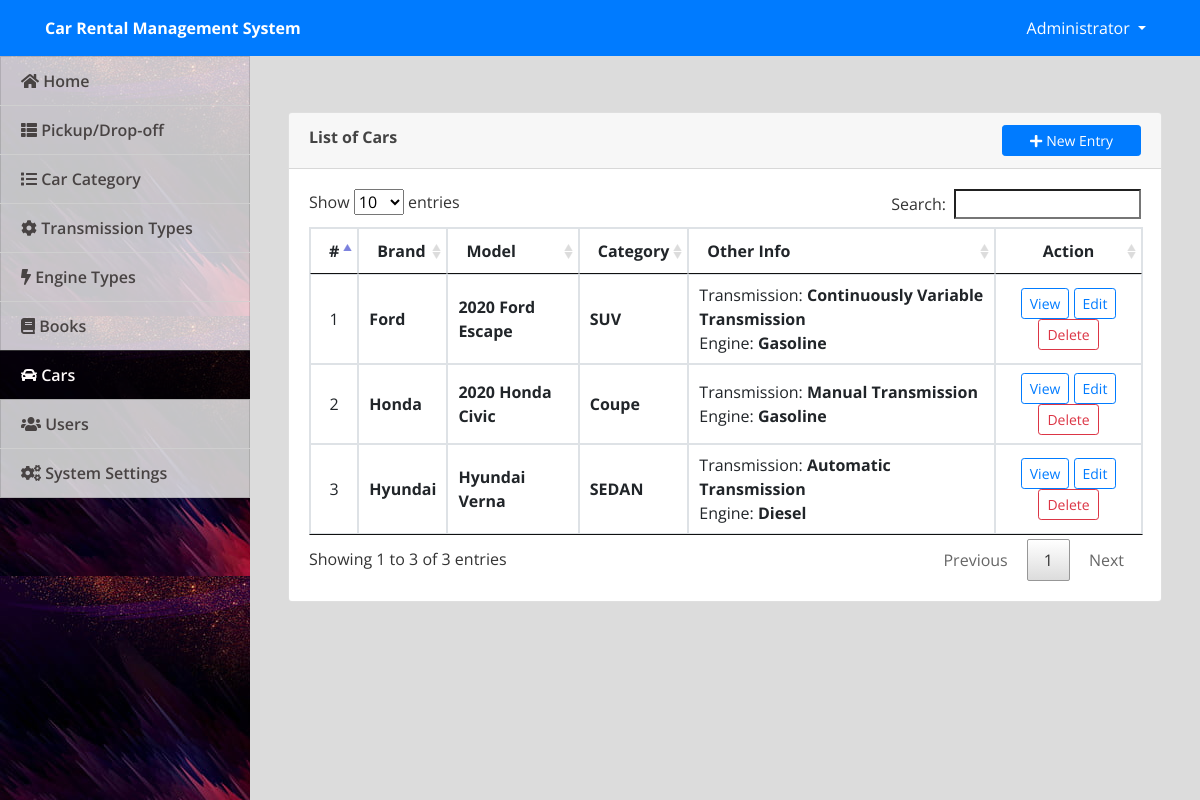
Page /admin/index.php?page=cars (signed in) on the committed database.
### tables this page shows
CREATE TABLE `cars` (
  `id` int(30) NOT NULL,
  `model` varchar(200) NOT NULL,
  `brand` varchar(200) NOT NULL,
  `transmission_id` int(30) NOT NULL,
  `category_id` int(30) NOT NULL,
  `engine_id` int(30) NOT NULL,
  `description` text NOT NULL,
  `price` float NOT NULL,
  `qty` int(30) NOT NULL,
  `img_path` text NOT NULL
);

### admin/cars.php (the view, shortened to what this page needs)
<?php include('db_connect.php');?>
<div class="container-fluid">
	<div class="col-lg-12">
		<div class="row">
			<div class="col-md-12">
				<div class="card">
					<div class="card-header">
						<b>List of Cars</b>
						<span class="float:right"><a class="btn btn-primary btn-block btn-sm col-sm-2 float-right" href="index.php?page=manage_car" id="new_car">
					<i class="fa fa-plus"></i> New Entry
				</a></span>
					</div>
					<div class="card-body">
						<table class="table table-condensed table-bordered table-hover">
							<thead>
								<tr>
									<th class="text-center">#</th>
									<th class="">Brand</th>
									<th class="">Model</th>
									<th class="">Category</th>
									<th class="">Other Info</th>
									<th class="text-center">Action</th>
								</tr>
							</thead>
							<tbody>
								<?php
								$i = 1;
								$cat = array();
								$cat[] = '';
								$qry = $conn->query("SELECT * FROM categories ");
								while($row = $qry->fetch_assoc()){
									$cat[$row['id']] = $row['name'];
								}
								$tt = array();
								$tt[] = '';
								$qry = $conn->query("SELECT * FROM transmission_types ");
								while($row = $qry->fetch_assoc()){
									$tt[$row['id']] = $row['name'];
								}
								$et = array();
								$et[] = '';
								$qry = $conn->query("SELECT * FROM engine_types ");
								while($row = $qry->fetch_assoc()){
									$et[$row['id']] = $row['name'];
								}
								$cars = $conn->query("SELECT * FROM cars order by brand asc,model asc ");
								while($row=$cars->fetch_assoc()):
								?>
								<tr>
									<td class="text-center"><?php echo $i++ ?></td>
									<td class="">
										 <p> <b><?php echo ucwords($row['brand']) ?></b></p>
									</td>
									<td class="">
										 <p> <b><?php echo ucwords($row['model']) ?></b></p>
									</td>
									<td>
										 <p> <b><?php echo ucwords($cat[$row['category_id']]) ?></b></p>
									</td>
									<td>
										 <p>Transmission: <b><?php echo ucwords($tt[$row['transmission_id']]) ?></b></p>
										 <p>Engine: <b><?php echo ucwords($et[$row['engine_id']]) ?></b></p>
									</td>
									<td class="text-center">
										<button class="btn btn-sm btn-outline-primary view_car" type="button" data-id="<?php echo $row['id'] ?>" >View</button>
										<button class="btn btn-sm btn-outline-primary edit_car" type="button" data-id="<?php echo $row['id'] ?>" >Edit</button>
										<button class="btn btn-sm btn-outline-danger delete_car" type="button" data-id="<?php echo $row['id'] ?>">Delete</button>
									</td>
								</tr>
								<?php endwhile; ?>
							</tbody>
						</table>
					</div>
				</div>
			</div>
		</div>
	</div>
</div>

### admin/assets/css/style.css (style rules this page uses)
body { font-family: "Open Sans", sans-serif; color: #444444; width: 100%; height: calc(100%); }
a { color: #1977cc; }

### admin/index.php (style rules this page uses)
body { background: #80808045; }

### admin/cars.php (style rules this page uses)
td { vertical-align: middle !important; }
td p { margin: unset }

### rows in the picture
cars: brand "Ford", model "2020 Ford Escape", category "SUV", transmission "Continuously Variable Transmission", engine "Gasoline"
cars: brand "Honda", model "2020 Honda Civic", category "Coupe", transmission "Manual Transmission", engine "Gasoline"
cars: brand "Hyundai", model "Hyundai Verna", category "SEDAN", transmission "Automatic Transmission", engine "Diesel"

### other values in the picture
$_SESSION['system']['name'] "Car Rental Management System"
$_SESSION['login_name'] "Administrator"
